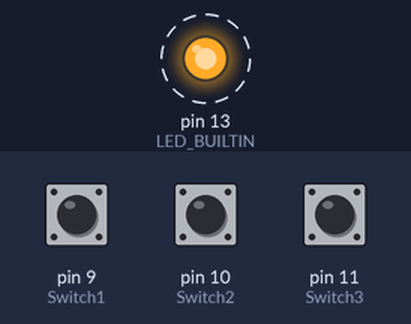
Simulated run of this sketch. Board: Arduino Uno, built with avr-gcc and run on an emulated ATmega328P. On the bench: output pins drawn as LEDs (lit = HIGH). Dashed ring = blinking. Inputs (shaded band) come from the test bench; at power-on: pin 9 (Switch1) HIGH, pin 10 (Switch2) HIGH, pin 11 (Switch3) HIGH. What the sketch prints to the serial monitor is not drawn.

Above: at 0.3 s.
Timing chart, 0 to 3.2 s (numbered marks = the images above):
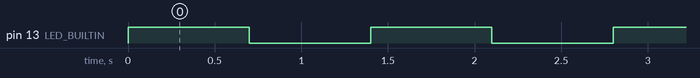

The sketch:

101-Blink.ino
```cpp
/* Project 101 - Blinking LED. Based on the built-in LED control example code,
this now incorporates a DIP Switch to vary the frequency of the blink dependent
on the binary input that is created by the switches
*/
int Switch1 = 9;  // Switch 1 of our DIP switch is attached to pin 9
int Switch2 = 10; // Switch 2 of our DIP switch is attached to pin 10
int Switch3 = 11; // Switch 3 of our DIP switch is attached to pin 11

void setup()
{
  pinMode(LED_BUILTIN, OUTPUT);
  pinMode(Switch1, INPUT); // Set these switches as input
  pinMode(Switch2, INPUT);
  pinMode(Switch3, INPUT);

  // This sets up the serial monitor so that we can see the reading of the DIP Switch, and is optional
  Serial.begin(9600);
}

void loop(){
  int Sw1=digitalRead(Switch1);
  int Sw2=digitalRead(Switch2);
  int Sw3=digitalRead(Switch3);

  // This prints out the state of the DIP switch to the serial monitor. It is not essential for this project
  Serial.print(Sw1);
  Serial.print(Sw2);
  Serial.println(Sw3);

  /* total variable is only used in this function, so does not need to be defined at the start of this program
  The formula will calculate denary value from the binary value of the DIP switches.
  See https://www.bbc.co.uk/bitesize/guides/z6qqmsg/revision/2 if you want to find out more */
  int total = digitalRead(Switch3)*1 + digitalRead(Switch2)*2 + digitalRead(Switch1)*4;

  // Make the speed of flashing proportional to total,
  if (total == 0) {
    digitalWrite(LED_BUILTIN, LOW);
    delay(200); // Wait for 200 millisecond(s)
  } else {
    digitalWrite(LED_BUILTIN, HIGH);
    delay(total*100); // Wait for 100*total millisecond(s)
    digitalWrite(LED_BUILTIN, LOW);
    delay(total*100); // Wait for 100*total millisecond(s)
  }
}
```

Measured:
- by itself, pin 13 (LED_BUILTIN): alternates HIGH for 0.70 s and LOW for 0.70 s
